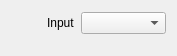
<?xml version="1.0" encoding="UTF-8"?>
<ui version="4.0">
 <class>InspectorPreviewInputWidget</class>
 <widget class="QWidget" name="InspectorPreviewInputWidget">
  <property name="geometry">
   <rect>
    <x>0</x>
    <y>0</y>
    <width>177</width>
    <height>56</height>
   </rect>
  </property>
  <property name="sizePolicy">
   <sizepolicy hsizetype="Expanding" vsizetype="Preferred">
    <horstretch>0</horstretch>
    <verstretch>0</verstretch>
   </sizepolicy>
  </property>
  <layout class="QVBoxLayout" name="verticalLayout">
   <item>
    <layout class="QHBoxLayout" name="horizontalLayoutInput">
     <item>
      <spacer name="horizontalSpacerInput">
       <property name="orientation">
        <enum>Qt::Horizontal</enum>
       </property>
       <property name="sizeType">
        <enum>QSizePolicy::Fixed</enum>
       </property>
       <property name="sizeHint" stdset="0">
        <size>
         <width>36</width>
         <height>20</height>
        </size>
       </property>
      </spacer>
     </item>
     <item>
      <widget class="QLabel" name="labelInput">
       <property name="text">
        <string>Input</string>
       </property>
      </widget>
     </item>
     <item>
      <widget class="QComboBox" name="comboBoxInput">
       <property name="sizePolicy">
        <sizepolicy hsizetype="Expanding" vsizetype="Fixed">
         <horstretch>0</horstretch>
         <verstretch>0</verstretch>
        </sizepolicy>
       </property>
      </widget>
     </item>
    </layout>
   </item>
   <item>
    <spacer name="verticalSpacerInput">
     <property name="orientation">
      <enum>Qt::Vertical</enum>
     </property>
     <property name="sizeType">
      <enum>QSizePolicy::Fixed</enum>
     </property>
     <property name="sizeHint" stdset="0">
      <size>
       <width>20</width>
       <height>10</height>
      </size>
     </property>
    </spacer>
   </item>
  </layout>
 </widget>
 <resources/>
 <connections>
  <connection>
   <sender>comboBoxInput</sender>
   <signal>currentIndexChanged(int)</signal>
   <receiver>InspectorPreviewInputWidget</receiver>
   <slot>inputChanged(int)</slot>
   <hints>
    <hint type="sourcelabel">
     <x>131</x>
     <y>19</y>
    </hint>
    <hint type="destinationlabel">
     <x>180</x>
     <y>40</y>
    </hint>
   </hints>
  </connection>
 </connections>
 <slots>
  <slot>inputChanged(int)</slot>
 </slots>
</ui>
